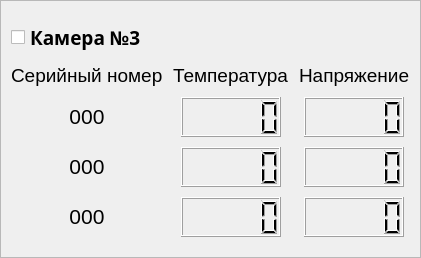
               <widget class="QFrame" name="por1_cam3_frame">
                <property name="frameShape">
                 <enum>QFrame::StyledPanel</enum>
                </property>
                <property name="frameShadow">
                 <enum>QFrame::Plain</enum>
                </property>
                <layout class="QGridLayout" name="gridLayout_5">
                 <property name="leftMargin">
                  <number>10</number>
                 </property>
                 <property name="topMargin">
                  <number>20</number>
                 </property>
                 <property name="rightMargin">
                  <number>10</number>
                 </property>
                 <property name="bottomMargin">
                  <number>20</number>
                 </property>
                 <property name="spacing">
                  <number>10</number>
                 </property>
                 <item row="3" column="0">
                  <widget class="QLabel" name="por1_cam3_sernum_label">
                   <property name="font">
                    <font>
                     <family>Arial</family>
                     <pointsize>14</pointsize>
                    </font>
                   </property>
                   <property name="text">
                    <string>Серийный номер</string>
                   </property>
                  </widget>
                 </item>
                 <item row="2" column="0">
                  <widget class="QCheckBox" name="por1_cam3_checkBox">
                   <property name="maximumSize">
                    <size>
                     <width>150</width>
                     <height>16777215</height>
                    </size>
                   </property>
                   <property name="font">
                    <font>
                     <family>Arial Black</family>
                     <pointsize>14</pointsize>
                     <weight>75</weight>
                     <bold>true</bold>
                    </font>
                   </property>
                   <property name="text">
                    <string>Камера №3</string>
                   </property>
                  </widget>
                 </item>
                 <item row="4" column="0" alignment="Qt::AlignHCenter">
                  <widget class="QLabel" name="por1_cam3_sens1serial_label">
                   <property name="minimumSize">
                    <size>
                     <width>0</width>
                     <height>25</height>
                    </size>
                   </property>
                   <property name="font">
                    <font>
                     <family>Arial</family>
                     <pointsize>16</pointsize>
                    </font>
                   </property>
                   <property name="text">
                    <string>&lt;html&gt;&lt;head/&gt;&lt;body&gt;&lt;p align=&quot;center&quot;&gt;000&lt;/p&gt;&lt;/body&gt;&lt;/html&gt;</string>
                   </property>
                  </widget>
                 </item>
                 <item row="5" column="1" colspan="2" alignment="Qt::AlignHCenter">
                  <widget class="QLCDNumber" name="por1_cam3_sens2temp_lcdNum">
                   <property name="minimumSize">
                    <size>
                     <width>100</width>
                     <height>40</height>
                    </size>
                   </property>
                   <property name="maximumSize">
                    <size>
                     <width>100</width>
                     <height>40</height>
                    </size>
                   </property>
                   <property name="font">
                    <font>
                     <pointsize>10</pointsize>
                    </font>
                   </property>
                   <property name="styleSheet">
                    <string notr="true"/>
                   </property>
                   <property name="digitCount">
                    <number>5</number>
                   </property>
                   <property name="value" stdset="0">
                    <double>0.000000000000000</double>
                   </property>
                   <property name="intValue" stdset="0">
                    <number>0</number>
                   </property>
                  </widget>
                 </item>
                 <item row="6" column="3" alignment="Qt::AlignHCenter">
                  <widget class="QLCDNumber" name="por1_cam3_sens3bat_lcdNum">
                   <property name="minimumSize">
                    <size>
                     <width>100</width>
                     <height>40</height>
                    </size>
                   </property>
                   <property name="maximumSize">
                    <size>
                     <width>100</width>
                     <height>40</height>
                    </size>
                   </property>
                   <property name="font">
                    <font>
                     <pointsize>10</pointsize>
                    </font>
                   </property>
                   <property name="styleSheet">
                    <string notr="true"/>
                   </property>
                   <property name="digitCount">
                    <number>5</number>
                   </property>
                   <property name="value" stdset="0">
                    <double>0.000000000000000</double>
                   </property>
                   <property name="intValue" stdset="0">
                    <number>0</number>
                   </property>
                  </widget>
                 </item>
                 <item row="5" column="0" alignment="Qt::AlignHCenter">
                  <widget class="QLabel" name="por1_cam3_sens2serial_label">
                   <property name="minimumSize">
                    <size>
                     <width>0</width>
                     <height>25</height>
                    </size>
                   </property>
                   <property name="font">
                    <font>
                     <family>Arial</family>
                     <pointsize>14</pointsize>
                    </font>
                   </property>
                   <property name="text">
                    <string>&lt;html&gt;&lt;head/&gt;&lt;body&gt;&lt;p align=&quot;center&quot;&gt;&lt;span style=&quot; font-size:16pt;&quot;&gt;000&lt;/span&gt;&lt;/p&gt;&lt;/body&gt;&lt;/html&gt;</string>
                   </property>
                  </widget>
                 </item>
                 <item row="3" column="3">
                  <widget class="QLabel" name="por1_cam3_bat_label">
                   <property name="font">
                    <font>
                     <family>Arial</family>
                     <pointsize>14</pointsize>
                    </font>
                   </property>
                   <property name="text">
                    <string>Напряжение</string>
                   </property>
                  </widget>
                 </item>
                 <item row="4" column="1" colspan="2" alignment="Qt::AlignHCenter">
                  <widget class="QLCDNumber" name="por1_cam3_sens1temp_lcdNum">
                   <property name="minimumSize">
                    <size>
                     <width>100</width>
                     <height>40</height>
                    </size>
                   </property>
                   <property name="maximumSize">
                    <size>
                     <width>100</width>
                     <height>40</height>
                    </size>
                   </property>
                   <property name="font">
                    <font>
                     <pointsize>10</pointsize>
                    </font>
                   </property>
                   <property name="styleSheet">
                    <string notr="true"/>
                   </property>
                   <property name="digitCount">
                    <number>5</number>
                   </property>
                   <property name="value" stdset="0">
                    <double>0.000000000000000</double>
                   </property>
                   <property name="intValue" stdset="0">
                    <number>0</number>
                   </property>
                  </widget>
                 </item>
                 <item row="6" column="1" colspan="2" alignment="Qt::AlignHCenter">
                  <widget class="QLCDNumber" name="por1_cam3_sens3temp_lcdNum">
                   <property name="minimumSize">
                    <size>
                     <width>100</width>
                     <height>40</height>
                    </size>
                   </property>
                   <property name="maximumSize">
                    <size>
                     <width>100</width>
                     <height>40</height>
                    </size>
                   </property>
                   <property name="font">
                    <font>
                     <pointsize>10</pointsize>
                    </font>
                   </property>
                   <property name="styleSheet">
                    <string notr="true"/>
                   </property>
                   <property name="digitCount">
                    <number>5</number>
                   </property>
                   <property name="value" stdset="0">
                    <double>0.000000000000000</double>
                   </property>
                   <property name="intValue" stdset="0">
                    <number>0</number>
                   </property>
                  </widget>
                 </item>
                 <item row="6" column="0" alignment="Qt::AlignHCenter">
                  <widget class="QLabel" name="por1_cam3_sens3serial_label">
                   <property name="minimumSize">
                    <size>
                     <width>0</width>
                     <height>25</height>
                    </size>
                   </property>
                   <property name="font">
                    <font>
                     <family>Arial</family>
                     <pointsize>14</pointsize>
                    </font>
                   </property>
                   <property name="text">
                    <string>&lt;html&gt;&lt;head/&gt;&lt;body&gt;&lt;p align=&quot;center&quot;&gt;&lt;span style=&quot; font-size:16pt;&quot;&gt;000&lt;/span&gt;&lt;/p&gt;&lt;/body&gt;&lt;/html&gt;</string>
                   </property>
                  </widget>
                 </item>
                 <item row="3" column="1" colspan="2">
                  <widget class="QLabel" name="por1_cam3_temp_label">
                   <property name="font">
                    <font>
                     <family>Arial</family>
                     <pointsize>14</pointsize>
                    </font>
                   </property>
                   <property name="text">
                    <string>Температура</string>
                   </property>
                  </widget>
                 </item>
                 <item row="5" column="3" alignment="Qt::AlignHCenter">
                  <widget class="QLCDNumber" name="por1_cam3_sens2bat_lcdNum">
                   <property name="minimumSize">
                    <size>
                     <width>100</width>
                     <height>40</height>
                    </size>
                   </property>
                   <property name="maximumSize">
                    <size>
                     <width>100</width>
                     <height>40</height>
                    </size>
                   </property>
                   <property name="font">
                    <font>
                     <pointsize>10</pointsize>
                    </font>
                   </property>
                   <property name="styleSheet">
                    <string notr="true"/>
                   </property>
                   <property name="digitCount">
                    <number>5</number>
                   </property>
                   <property name="value" stdset="0">
                    <double>0.000000000000000</double>
                   </property>
                   <property name="intValue" stdset="0">
                    <number>0</number>
                   </property>
                  </widget>
                 </item>
                 <item row="4" column="3" alignment="Qt::AlignHCenter">
                  <widget class="QLCDNumber" name="por1_cam3_sens1bat_lcdNum">
                   <property name="minimumSize">
                    <size>
                     <width>100</width>
                     <height>40</height>
                    </size>
                   </property>
                   <property name="maximumSize">
                    <size>
                     <width>100</width>
                     <height>40</height>
                    </size>
                   </property>
                   <property name="font">
                    <font>
                     <pointsize>10</pointsize>
                    </font>
                   </property>
                   <property name="styleSheet">
                    <string notr="true"/>
                   </property>
                   <property name="digitCount">
                    <number>5</number>
                   </property>
                   <property name="value" stdset="0">
                    <double>0.000000000000000</double>
                   </property>
                   <property name="intValue" stdset="0">
                    <number>0</number>
                   </property>
                  </widget>
                 </item>
                </layout>
               </widget>
